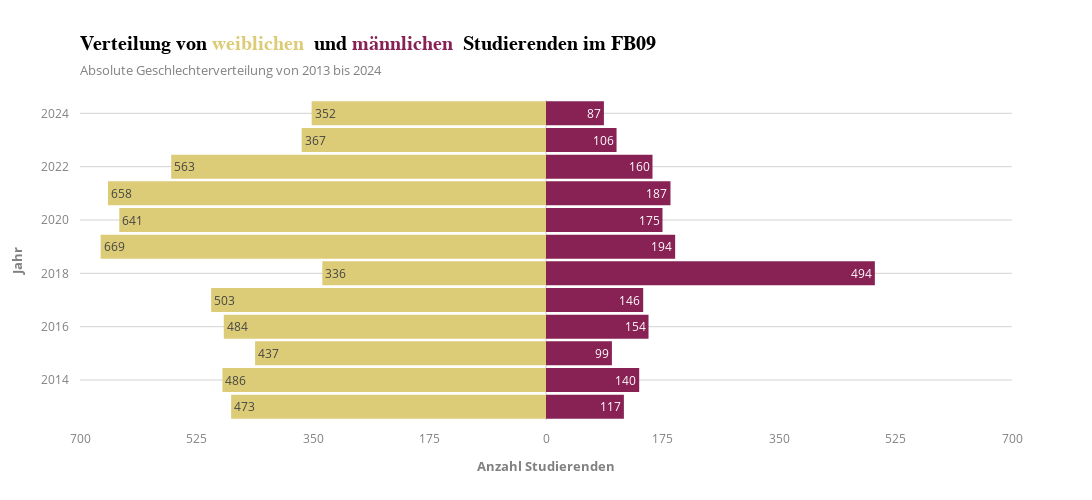

Write notebook code for a chart like this one.
### Code cell
# Prepare mirrored values for pyramid layout
women_bins = df['Frauen'] * -1
men_bins = df['Männer'] 

y = list(range(2013, 2025, 1))

color1, color2 = px.colors.qualitative.Safe[8], px.colors.qualitative.Safe[2]

# Define layout
layout = go.Layout(
    title=rf"Verteilung von </b><span style='color:{color2};'>weiblichen</span> <b> und </b><span style='color:{color1};'>männlichen</span> <b> Studierenden im FB09",
    yaxis=go.layout.YAxis(title='Jahr'),
    xaxis=go.layout.XAxis(
        range=[-700, 700],
        tickvals=[-700, -525, -350, -175, 0, 175, 350, 525, 700],
        ticktext=[700, 525, 350, 175, 0, 175, 350, 525, 700],
        title='Anzahl Studierenden',
    ),
    width=1400,
    height=500,
    barmode='overlay',
    bargap=0.1
)

# Define bar chart
data = [
    go.Bar(
        y=y,
        x=women_bins,
        orientation='h',
        name='Frauen',
        text=-1 * women_bins.astype('int'),
        hoverinfo='text',
        marker=dict(color=color2),
    ),
    go.Bar(
        y=y,
        x=men_bins,
        orientation='h',
        name='Männer',
        text= men_bins.astype('int'),
        hoverinfo='x',
        marker=dict(color=color1),
        
    ),

]
fig = go.Figure(data=data, layout=layout)
fig.update_layout(template='plotly_white')


fig = go.Figure(data=data, layout=layout)
fig.update_layout(template='infoviz',showlegend=False)
fig.show()
fig.write_image("Plots/pdf/gender1.pdf")

### Figure 1 — Plotly figure (JSON) as saved in the notebook; plotly's stock layout.template omitted (floating-point values rounded to 4 significant figures)
{"data": [{"hoverinfo": "text", "marker": {"color": "rgb(221, 204, 119)"}, "name": "Frauen", "orientation": "h", "text": [473.0, 486.0, 437.0, 484.0, 503.0, 336.0, 669.0, 641.0, 658.0, 563.0, 367.0, 352.0], "type": "bar", "x": [-473, -486, -437, -484, -503, -336, -669, -641, -658, -563, -367, -352], "y": [2013, 2014, 2015, 2016, 2017, 2018, 2019, 2020, 2021, 2022, 2023, 2024]}, {"hoverinfo": "x", "marker": {"color": "rgb(136, 34, 85)"}, "name": "Männer", "orientation": "h", "text": [117.0, 140.0, 99.0, 154.0, 146.0, 494.0, 194.0, 175.0, 187.0, 160.0, 106.0, 87.0], "type": "bar", "x": [117, 140, 99, 154, 146, 494, 194, 175, 187, 160, 106, 87], "y": [2013, 2014, 2015, 2016, 2017, 2018, 2019, 2020, 2021, 2022, 2023, 2024]}], "layout": {"bargap": 0.1, "barmode": "overlay", "height": 500, "showlegend": false, "title": {"text": "Verteilung von </b><span style='color:rgb(221, 204, 119);'>weiblichen</span> <b> und </b><span style='color:rgb(136, 34, 85);'>männlichen</span> <b> Studierenden im FB09"}, "width": 1400, "xaxis": {"range": [-700, 700], "ticktext": [700, 525, 350, 175, 0, 175, 350, 525, 700], "tickvals": [-700, -525, -350, -175, 0, 175, 350, 525, 700], "title": {"text": "Anzahl Studierenden"}}, "yaxis": {"title": {"text": "Jahr"}}}}
